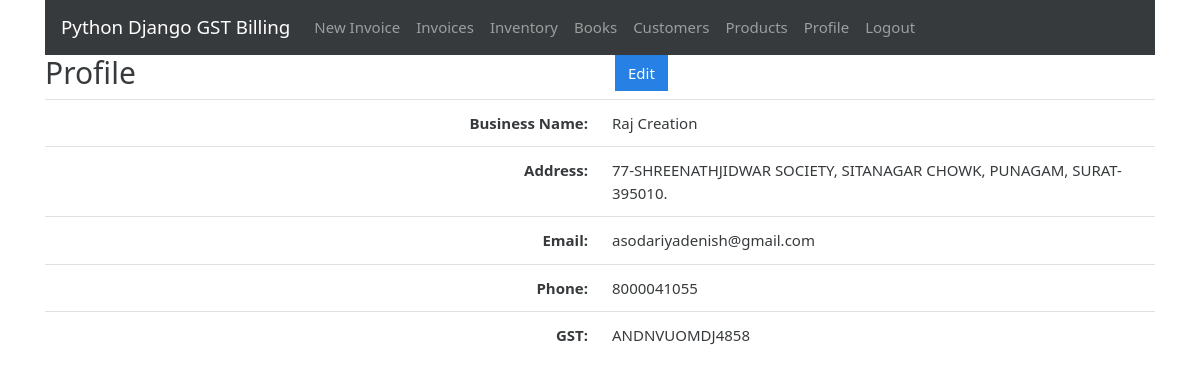
The app's page /profile (signed in) with its own data.
### gstbillingapp/models.py (models this page shows, shortened)
class UserProfile(models.Model):
    user = models.OneToOneField(User, on_delete=models.CASCADE)
    business_title = models.CharField(max_length=100, blank=True, null=True)
    business_address = models.TextField(max_length=400, blank=True, null=True)
    business_email = models.EmailField(blank=True, null=True)
    business_phone = models.CharField(max_length=20, blank=True, null=True)
    business_gst = models.CharField(max_length=15, blank=True, null=True)

### gstbillingapp/views.py (the view)
# urls.py: path('profile', views.user_profile, name='user_profile'),
@login_required
def user_profile(request):
    context = {}
    user_profile = get_object_or_404(UserProfile, user=request.user)
    context['user_profile'] = user_profile
    return render(request, 'gstbillingapp/user_profile.html', context)

### gstbillingapp/templates/gstbillingapp/user_profile.html
{% extends "gstbillingapp/base.html" %}
{% load static %}
{% block content %}
	<div class="row">
		<div class="col">
			<h2>Profile</h2>
		</div>
		<div class="col">
			<a href="{% url 'user_profile_edit' %}" id="user_profile_edit_btn"><button type="button" class="btn btn-primary">Edit</button></a>
		</div>
	</div>
	<table class="table">
		<tbody class="two-col-form">
			<tr>
				<th scope="row" class="text-right">Business Name:</th>
				<td class="form-input-td customer_search_area">{{user_profile.business_title}}</td>
			</tr>
			<tr>
				<th scope="row" class="text-right">Address:</th>
				<td class="form-input-td">{{user_profile.business_address}}</td>
			</tr>
			<tr>
				<th scope="row" class="text-right">Email:</th>
				<td class="form-input-td">{{user_profile.business_email}}</td>
			</tr>
			<tr>
				<th scope="row" class="text-right">Phone:</th>
				<td class="form-input-td">{{user_profile.business_phone}}</td>
			</tr>
			<tr>
				<th scope="row" class="text-right">GST:</th>
				<td class="form-input-td">{{user_profile.business_gst}}</td>
			</tr>
		</tbody>
	</table>
{% endblock %}

### gstbillingapp/static/gstbillingapp/main.css (style rules this page uses)
.two-col-form td, .two-col-form th { width: 25%; }

### records on screen
UserProfile: business_title "Raj Creation", business_address "77-SHREENATHJIDWAR SOCIETY, SITANAGAR CHOWK, PUNAGAM, SURAT-395010.", business_email "asodariyadenish@gmail.com", business_phone "8000041055", business_gst "ANDNVUOMDJ4858"
